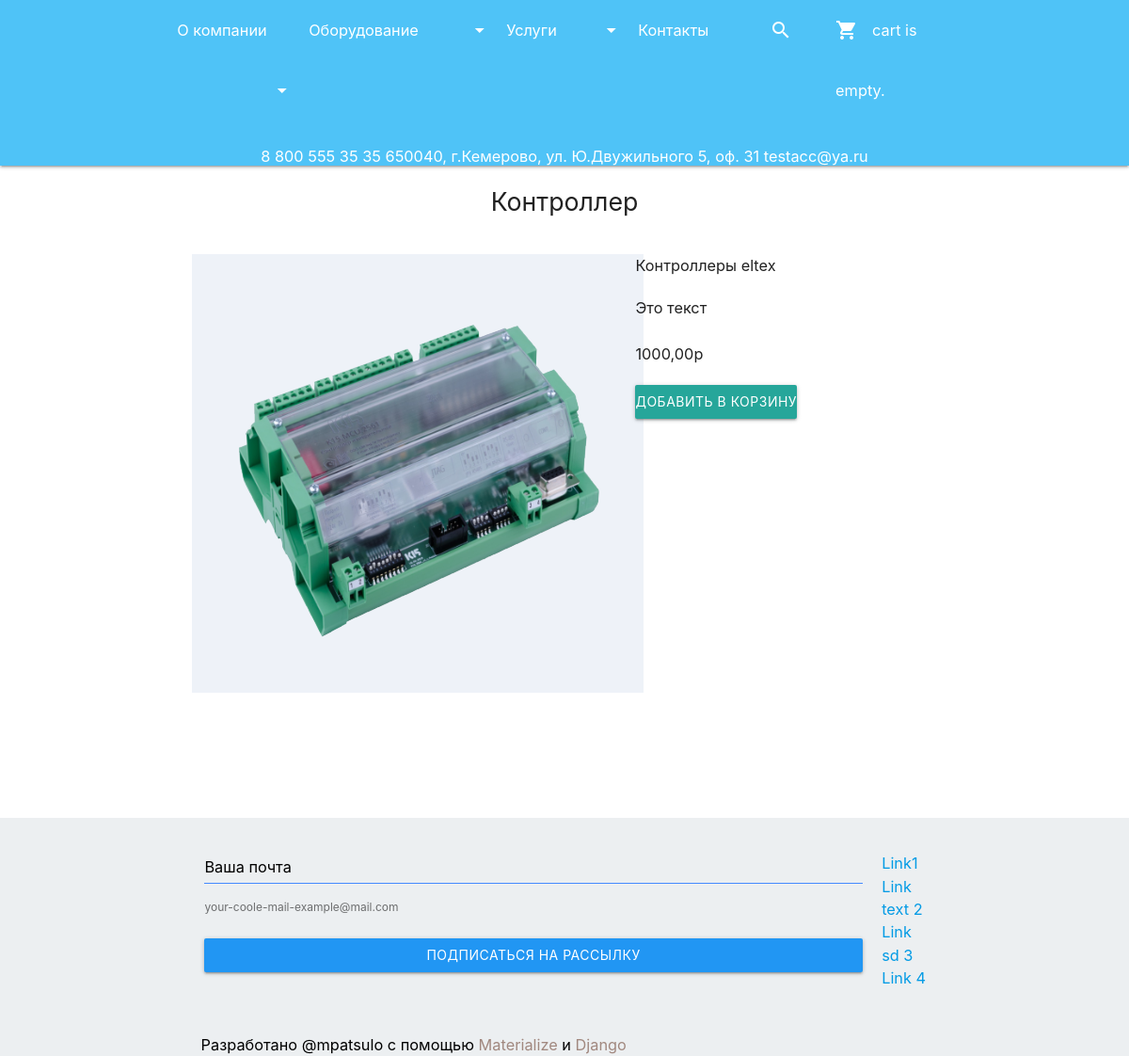
The app's page /product/kontroller/ with its own data.
### maincontent/models.py (models this page shows, shortened)
class Product(models.Model):
    title = models.CharField(max_length=30)
    text = models.TextField(max_length=300)
    picture = models.ImageField(upload_to=image_folder)
    category = models.ForeignKey(Category, to_field='name', on_delete=models.CASCADE)
    brand = models.ForeignKey(Brand, on_delete=models.CASCADE)
    cost = models.DecimalField(max_digits=9, decimal_places=2,default = 0.00)
    available = models.BooleanField(default = True)
    slug = models.SlugField()
    class Meta:
        verbose_name ='продукцию'
        verbose_name_plural ='3.Продукция'

class Category(models.Model):
    name = models.CharField(max_length=30, unique = True)
    slug = models.SlugField()
    class Meta:
        verbose_name ='категорию'
        verbose_name_plural ='1.Категории продукции'
    def __str__(self):
        return self.name

class Brand(models.Model):
    name = models.CharField(max_length=30)
    class Meta:
        verbose_name ='марку товара'
        verbose_name_plural ='2.Марки товаров'
    def __str__(self):
        return self.name

### maincontent/views.py (the view)
# urls.py: path('product/<product_slug>/',product, name = 'product'),
def product(request, product_slug):
    cart = Cart(request)
    product = Product.objects.get(slug = product_slug)
    context = {
        'product':product,
        'cart':cart
    }
    return render(request,'product.html',context)

### ecommerce/cart.py (called while the page is built)
    def __len__(self):
        return sum(item['quantity'] for item in self.cart.values())

### maincontent/templates/product.html (shortened to what this page needs)
{% extends "index-centred.html" %}
{% load static %}
{% block maincontent %}
<article id="" class="content white">
  <div><h5 class="centerd-text">{{product.title}}</h5></div> <br>
  <section class="content row">
    <div class="col s12 m7 l7">
      <img class=""  src="{{Media}}{{product.picture.url}}">
    </div>
    <div class="col s12 m5 l5">
      {{product.category}} {{product.brand}}
      <p class="card-text mb-auto">{{product.text}}</p>
      <p class="mt-2 h3 text-warning"> {{product.cost}}р</p>
      <a class="btn  btn-outline-primary" href="{%url 'add' product_slug=product.slug %}" role="button">Добавить в корзину </a>
    </div>
  </section>
  <br>
</article>
<br>
{% endblock maincontent %}

### records on screen
Product: title "Контроллер", picture (picture), category "Контроллеры", brand "eltex", text "Это текст", cost "1000,00"
